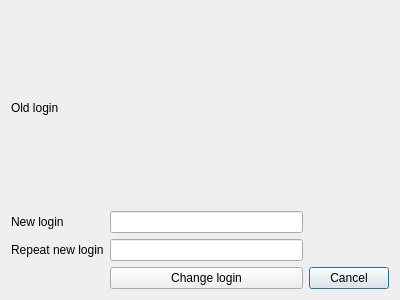
<?xml version="1.0" encoding="UTF-8"?>
<ui version="4.0">
 <class>ChangeLoginDialog</class>
 <widget class="QDialog" name="ChangeLoginDialog">
  <property name="geometry">
   <rect>
    <x>0</x>
    <y>0</y>
    <width>400</width>
    <height>300</height>
   </rect>
  </property>
  <property name="sizePolicy">
   <sizepolicy hsizetype="MinimumExpanding" vsizetype="Minimum">
    <horstretch>0</horstretch>
    <verstretch>0</verstretch>
   </sizepolicy>
  </property>
  <property name="windowTitle">
   <string>Dialog</string>
  </property>
  <layout class="QGridLayout" name="gridLayout">
   <item row="0" column="0">
    <widget class="QLabel" name="oldLabel">
     <property name="text">
      <string>Old login</string>
     </property>
    </widget>
   </item>
   <item row="0" column="1">
    <widget class="QLabel" name="loginLabel">
     <property name="text">
      <string/>
     </property>
    </widget>
   </item>
   <item row="1" column="0">
    <widget class="QLabel" name="newLabel">
     <property name="text">
      <string>New login</string>
     </property>
    </widget>
   </item>
   <item row="2" column="0">
    <widget class="QLabel" name="repeatLabel">
     <property name="text">
      <string>Repeat new login</string>
     </property>
    </widget>
   </item>
   <item row="3" column="2">
    <widget class="QPushButton" name="cancelButton">
     <property name="text">
      <string>Cancel</string>
     </property>
    </widget>
   </item>
   <item row="3" column="1">
    <widget class="QPushButton" name="changeButton">
     <property name="text">
      <string>Change login</string>
     </property>
    </widget>
   </item>
   <item row="1" column="1">
    <widget class="QLineEdit" name="newEdit"/>
   </item>
   <item row="2" column="1">
    <widget class="QLineEdit" name="repeatEdit"/>
   </item>
  </layout>
 </widget>
 <resources/>
 <connections/>
</ui>
